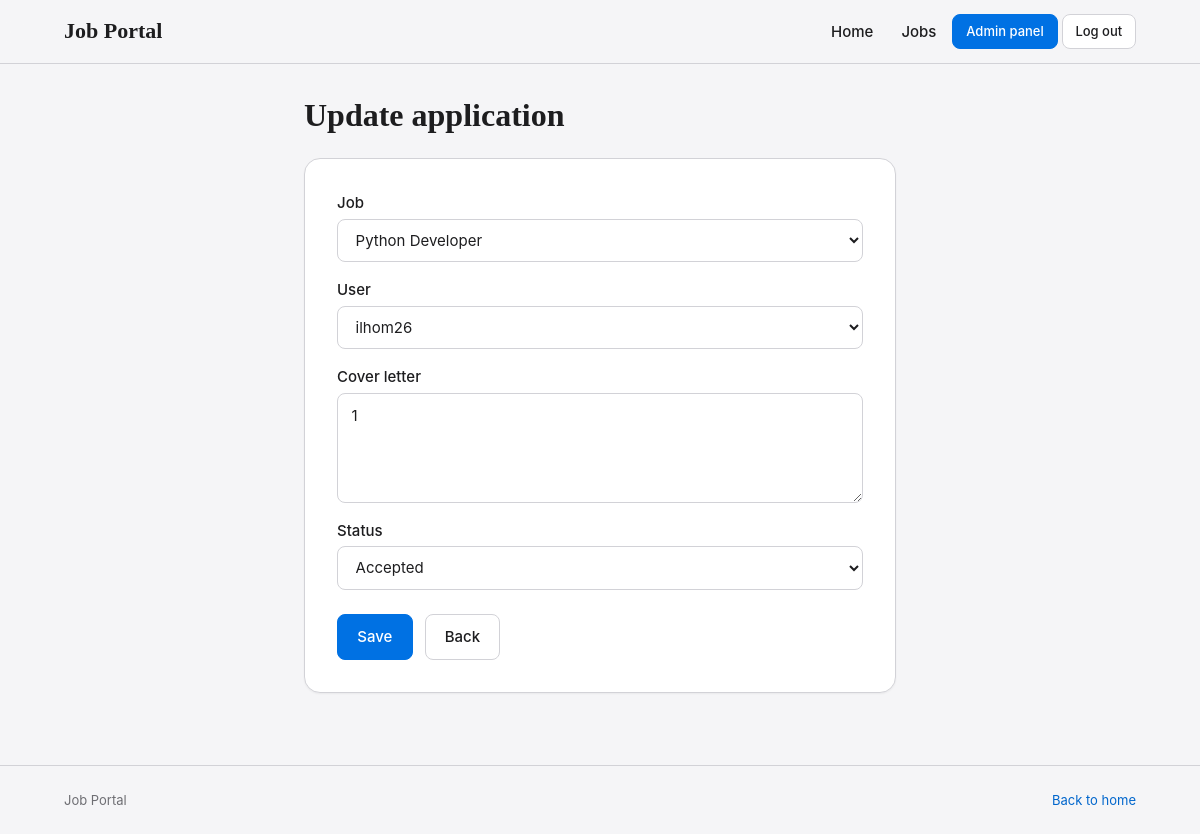
The app's page /update_application/1/ (signed in) with its own data.
### myapp/models.py (models this page shows, shortened)
class Application(models.Model):
    STATUS_CHOICES = [('pending', 'Pending'), ('accepted', 'Accepted'), ('rejected', 'Rejected'),]
    job = models.ForeignKey(Job, on_delete=models.CASCADE, related_name='applications')
    user = models.ForeignKey(User, on_delete=models.CASCADE, related_name='applications')
    cover_letter = models.TextField()
    status = models.CharField(max_length=20, choices=STATUS_CHOICES, default='pending')
    created_at = models.DateTimeField(auto_now_add=True)

class Job(models.Model):
    EMPLOYMENT_TYPES = [('full_time', 'Full time'), ('part_time', 'Part time')]
    title = models.CharField(max_length=200)
    description = models.TextField()
    salary = models.DecimalField(max_digits=10, decimal_places=2)
    location = models.CharField(max_length=100)
    employment_type = models.CharField(max_length=20, choices=EMPLOYMENT_TYPES)
    created_at = models.DateTimeField(auto_now_add=True)
    company = models.ForeignKey(Company, on_delete=models.CASCADE, related_name='jobs')
    category = models.ForeignKey(Category, on_delete=models.CASCADE, related_name='jobs')
    created_by = models.ForeignKey(User, on_delete=models.CASCADE, related_name='jobs')

### myapp/views.py (the view, shortened to what this page needs)
# urls.py: path('update_application/<int:pk>/', update_application, name='update_application'),
@login_required
def update_application(request, pk):
    if request.user.username != 'admin':
        return redirect('home')
    application = get_object_or_404(Application, pk = pk)
    jobs = Job.objects.all()
    users = User.objects.all()
    return render(request, 'update_application.html', {'application': application, 'jobs': jobs, 'users': users, 'statuses': Application.STATUS_CHOICES})

### templates/update_application.html (shortened to what this page needs)
{% extends "base.html" %}
{% block container_class %}container-narrow{% endblock %}
{% block content %}
<div class="page-header"><h1>Update application</h1></div>
<form method="post" class="card form-card stack">
    <div class="field">
        <label for="job">Job</label>
        <select name="job" id="job">
            {% for i in jobs %}
                <option value="{{ i.id }}" {% if application.job_id == i.id %}selected{% endif %}>{{ i.title }}</option>
            {% endfor %}
        </select>
    </div>
    <div class="field">
        <label for="user">User</label>
        <select name="user" id="user">
            {% for i in users %}
                <option value="{{ i.id }}" {% if application.user_id == i.id %}selected{% endif %}>{{ i.username }}</option>
            {% endfor %}
        </select>
    </div>
    <div class="field"><label for="cover_letter">Cover letter</label><textarea name="cover_letter" id="cover_letter" required>{{ application.cover_letter }}</textarea></div>
    <div class="field">
        <label for="status">Status</label>
        <select name="status" id="status">
            {% for value, name in statuses %}
                <option value="{{ value }}" {% if application.status == value %}selected{% endif %}>{{ name }}</option>
            {% endfor %}
        </select>
    </div>
    <div class="form-actions">
        <button type="submit" class="btn btn-primary">Save</button>
        <a class="btn" href="{% url 'admin_panel' %}">Back</a>
    </div>
</form>
{% endblock %}

### static/css/style.css (style rules this page uses)
:root { color-scheme: light; --color-primary: #0071E3; --color-on-primary: #FFFFFF; --color-primary-hover: #0062C3; --color-primary-soft: #E8F1FC; --color-primary-text: #0066CC; --color-primary-text-hover: #004C99; --color-secondary: #1D1D1F; --color-accent: #0071E3; --color-accent-soft: #E8F1FC; --color-background: #F5F5F7; --color-surface: #FFFFFF; --color-text: #1D1D1F; --color-muted: #6E6E73; --color-border: #D2D2D7; --color-border-strong: #B8B8BF; --color-danger: #C0272D; --color-danger-soft: #FCEBEA; --font-sans: -apple-system, BlinkMacSystemFont, "Inter", "Segoe UI", Roboto, Helvetica, Arial, sans-serif; --font-serif: "Iowan Old Style", "Palatino Linotype", Palatino, Georgia, serif; --text-xs: 0.8125rem; --text-sm: 0.9375rem; --text-md: 1.0625rem; --text-lg: 1.375rem; --text-xl: 2rem; --text-hero: clamp(2.25rem, 5vw, 3.75rem); --weight-regular: 400; --weight-medium: 500; --weight-bold: 600; --space-1: 0.25rem; --space-2: 0.5rem; --space-3: 0.75rem; --space-4: 1rem; --space-5: 1.5rem; --space-6: 2rem; --space-7: 3rem; --space-8: 4.5rem; --radius-sm: 8px; --radius-md: 12px; --radius-lg: 16px; --shadow-sm: 0 1px 2px rgba(0, 0, 0, 0.05); --shadow-md: 0 6px 20px rgba(0, 0, 0, 0.08); --transition: 180ms ease; --container: 1120px; --container-narrow: 640px; --header-height: 64px; }
*, *::before, *::after { box-sizing: border-box; }
html { -webkit-text-size-adjust: 100%; scroll-behavior: smooth; }
body { margin: 0; min-height: 100vh; display: flex; flex-direction: column; font-family: var(--font-sans); font-size: var(--text-md); line-height: 1.55; color: var(--color-text); background: var(--color-background); -webkit-font-smoothing: antialiased; }
h1, h2, h3 { font-family: var(--font-serif); font-weight: var(--weight-bold); color: var(--color-text); line-height: 1.2; margin: 0 0 var(--space-3); }
h1 { font-size: var(--text-xl); }
a { color: var(--color-primary-text); text-decoration: none; transition: color var(--transition); }
.page-header { display: flex; flex-wrap: wrap; align-items: flex-end; justify-content: space-between; gap: var(--space-4); margin-bottom: var(--space-5); }
.page-header h1 { margin: 0; }
.stack { display: flex; flex-direction: column; gap: var(--space-4); }
.btn { display: inline-flex; align-items: center; justify-content: center; gap: var(--space-2); padding: 0.65rem 1.2rem; font: inherit; font-size: var(--text-sm); font-weight: var(--weight-medium); color: var(--color-text); background: var(--color-surface); border: 1px solid var(--color-border); border-radius: var(--radius-sm); cursor: pointer; transition: background var(--transition), border-color var(--transition), transform var(--transition); }
.btn-primary { color: var(--color-on-primary); background: var(--color-primary); border-color: var(--color-primary); }
.card { background: var(--color-surface); border: 1px solid var(--color-border); border-radius: var(--radius-lg); padding: var(--space-5); box-shadow: var(--shadow-sm); }
input[type="text"], input[type="password"], input[type="number"], input[type="date"], input:not([type]), select, textarea { width: 100%; padding: 0.65rem 0.85rem; font: inherit; font-size: var(--text-sm); color: var(--color-text); background: var(--color-surface); border: 1px solid var(--color-border); border-radius: var(--radius-sm); transition: border-color var(--transition), box-shadow var(--transition); }
input::placeholder, textarea::placeholder { color: #A1A1A6; }
textarea { min-height: 110px; resize: vertical; }
.field { display: flex; flex-direction: column; gap: var(--space-1); }
.field label { font-size: var(--text-sm); font-weight: var(--weight-medium); color: var(--color-text); }
.form-card { padding: var(--space-6); }
.form-actions { display: flex; flex-wrap: wrap; gap: var(--space-3); margin-top: var(--space-2); }

### records on screen
Application: job "Python Developer", user "ilhom26", cover_letter "1", status "Accepted"
